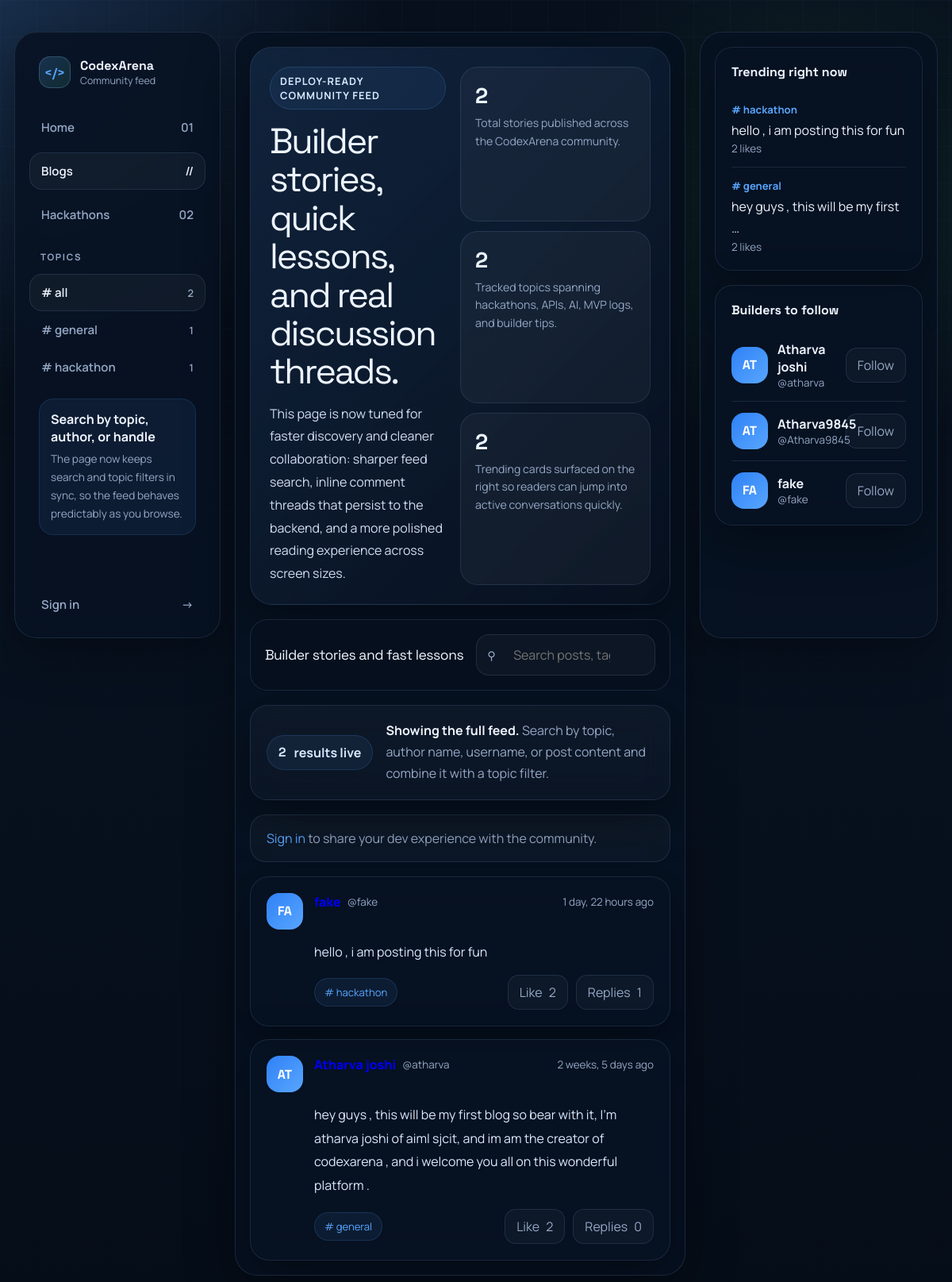
The app's page /blogs/ with its own data.
### accounts/models.py (models this page shows, shortened)
class BlogPost(models.Model):
    author     = models.ForeignKey(User, on_delete=models.CASCADE, related_name="blog_posts")
    content    = models.TextField(max_length=280)
    tag        = models.CharField(max_length=50, default="general")
    likes      = models.ManyToManyField(User, blank=True, related_name="liked_posts")
    created_at = models.DateTimeField(auto_now_add=True)
    class Meta:
        ordering = ["-created_at"]
    @property
    def likes_count(self):
        return self.likes.count()
    @property
    def comments_count(self):
        return self.comments.count()

### accounts/views.py (the view, shortened to what this page needs)
# urls.py: path("blogs/",                  views.blogs_view,      name="blogs"),
def blogs_view(request):
    search_query = request.GET.get("q", "").strip()
    active_tag = request.GET.get("tag", "all").strip().lower() or "all"
    base_posts = BlogPost.objects.select_related(
        "author",
        "author__profile",
    ).prefetch_related(
        Prefetch(
            "comments",
            queryset=BlogComment.objects.select_related("author", "author__profile"),
        )
    )
    community_posts_count = base_posts.count()
    posts = base_posts
    tags = (
        BlogPost.objects.values("tag")
        .annotate(post_count=Count("id"))
        .order_by("-post_count", "tag")
    )
    trending_posts = (
        BlogPost.objects.annotate(lc=Count("likes"))
        .order_by("-lc", "-created_at")[:3]
    )
    suggested_users = User.objects.exclude(id=request.user.id).order_by("?")[:3] \
        if request.user.is_authenticated else User.objects.order_by("?")[:3]
    user_liked_post_ids = set()
    user_following_ids  = set()
    ctx = {
        "posts":               posts,
        "tags":                tags,
        "total_posts":         community_posts_count,
        "visible_posts_count": community_posts_count,
        "search_query":        search_query,
        "active_tag":          active_tag,
        "trending_posts":      trending_posts,
        "suggested_users":     suggested_users,
        "user_liked_post_ids": user_liked_post_ids,
        "user_following_ids":  user_following_ids,
    }
    return render(request, "blogs.html", ctx)

### templates/blogs.html (shortened to what this page needs)
﻿<!doctype html>
<html lang="en">
  <head>
  </head>
  <body>
    <div class="shell">
      <aside class="sidebar">
        <a href="/" class="logo">
          <span class="logo-mark">&lt;/&gt;</span>
          <span class="logo-copy">
            <strong>CodexArena</strong>
            <span>Community feed</span>
          </span>
        </a>
        <a href="/" class="nav-item"><span>Home</span><span>01</span></a>
        <a href="/blogs/" class="nav-item active"><span>Blogs</span><span>//</span></a>
        <a href="/hackathons/" class="nav-item"><span>Hackathons</span><span>02</span></a>
        <div class="tag-label">Topics</div>
        <div id="topicList">
          <button type="button" class="sidebar-tag {% if active_tag == 'all' %}active{% endif %}" data-tag="all" onclick="setTag(this,'all')"><span># all</span><span class="tag-count" id="allTopicCount">{{ total_posts|default:"0" }}</span></button>
          {% for tag in tags %}
            <button type="button" class="sidebar-tag {% if active_tag == tag.tag %}active{% endif %}" data-tag="{{ tag.tag }}" onclick="setTag(this,'{{ tag.tag|escapejs }}')"><span># {{ tag.tag }}</span><span class="tag-count">{{ tag.post_count }}</span></button>
          {% endfor %}
        </div>
        <div style="margin:8px 12px 0;padding:14px;border-radius:18px;background:rgba(88,166,255,0.08);border:1px solid rgba(88,166,255,0.14);">
          <div style="font-weight:700;">Search by topic, author, or handle</div>
          <div style="margin-top:6px;color:var(--muted);line-height:1.7;font-size:0.85rem;">The page now keeps search and topic filters in sync, so the feed behaves predictably as you browse.</div>
        </div>
        <div style="margin-top:auto;display:grid;gap:10px;">
          {% if user.is_authenticated %}
            <div style="padding:0 14px;color:var(--muted);font-size:0.9rem;">Signed in as <strong style="color:var(--text);">{{ user.username }}</strong></div>
            <form method="POST" action="/logout/" style="width:100%;">
              {% csrf_token %}
              <button type="submit" class="nav-item"><span>Sign out</span><span>-&gt;</span></button>
            </form>
            <button type="button" class="btn-post-sidebar" onclick="focusCompose()">New Post</button>
          {% else %}
            <a href="/login/?next=/blogs/" class="nav-item"><span>Sign in</span><span>-&gt;</span></a>
          {% endif %}
        </div>
      </aside>
      <main class="feed">
        <section class="hero-panel">
          <div>
            <span class="hero-kicker">Deploy-ready community feed</span>
            <div class="hero-title">Builder stories, quick lessons, and real discussion threads.</div>
            <div class="hero-copy">This page is now tuned for faster discovery and cleaner collaboration: sharper feed search, inline comment threads that persist to the backend, and a more polished reading experience across screen sizes.</div>
          </div>
          <div class="hero-stats">
            <div class="hero-stat">
              <strong id="communityPostCount">{{ total_posts }}</strong>
              <span>Total stories published across the CodexArena community.</span>
            </div>
            <div class="hero-stat">
              <strong>{{ tags|length }}</strong>
              <span>Tracked topics spanning hackathons, APIs, AI, MVP logs, and builder tips.</span>
            </div>
            <div class="hero-stat">
              <strong>{{ trending_posts|length }}</strong>
              <span>Trending cards surfaced on the right so readers can jump into active conversations quickly.</span>
            </div>
          </div>
        </section>
        <div class="feed-header">
          <span class="feed-title">Builder stories and fast lessons</span>
          <div class="search-box">
            <span class="search-icon" aria-hidden="true">&#9906;</span>
            <input type="text" id="searchInput" value="{{ search_query }}" placeholder="Search posts, tags, builders, and handles..." />
          </div>
        </div>
        <div class="results-bar">
          <div class="result-pill">
            <strong id="visibleCount">{{ visible_posts_count }}</strong>
            <span>results live</span>
          </div>
          <div class="result-copy" id="summaryCopy"><strong>Showing the full feed.</strong> Search by topic, author name, username, or post content and combine it with a topic filter.</div>
        </div>
        {% if user.is_authenticated %}
          <section class="compose">
            <div class="compose-head">
              <div class="compose-avatar" id="composeAvatar" style="background:linear-gradient(135deg,#58a6ff,#2f81f7);">{{ user.username|slice:":2"|upper }}</div>
              <div>
                <div style="font-family:'Space Grotesk',sans-serif;font-size:1.2rem;">Share what you learned</div>
                <div style="color:var(--muted);margin-top:4px;font-size:0.9rem;">Post quick lessons, build logs, or hackathon notes for the community.</div>
              </div>
            </div>
            <div class="compose-right">
              <textarea class="compose-input" id="composeText" maxlength="280" placeholder="What did you ship, break, fix, or learn today?" rows="4" oninput="updateCharCount()"></textarea>
              <div class="compose-footer">
                <div class="compose-tags-row" id="composeTags">
                  <span style="color:var(--muted);font-size:0.85rem;">Topic</span>
                  <button type="button" class="compose-tag-pick" data-tag="hackathon" onclick="pickTag(this)">hackathon</button>
                  <button type="button" class="compose-tag-pick" data-tag="tips" onclick="pickTag(this)">tips</button>
                  <button type="button" class="compose-tag-pick" data-tag="api" onclick="pickTag(this)">api</button>
                  <button type="button" class="compose-tag-pick" data-tag="mvp" onclick="pickTag(this)">mvp</button>
                  <button type="button" class="compose-tag-pick" data-tag="ai" onclick="pickTag(this)">ai</button>
                </div>
                <div style="display:flex;align-items:center;gap:10px;">
                  <span class="char-count" id="charCount">0 / 280</span>
                  <button type="button" class="btn-publish" id="publishBtn" onclick="publishPost()">Publish</button>
                </div>
              </div>
            </div>
          </section>
        {% else %}
          <div class="compose-hint"><a href="/login/?next=/blogs/">Sign in</a> to share your dev experience with the community.</div>
        {% endif %}
        <div id="postFeed" style="display:grid;gap:16px;">
          {% for post in posts %}
            <article class="post" data-tag="{{ post.tag|lower }}" data-search="{{ post.content|lower }} {{ post.tag|lower }} {{ post.author.username|lower }} {{ post.author.get_full_name|default:post.author.username|lower }}" data-id="{{ post.id }}">
              <div class="p-head">
                <a href="/profile/{{ post.author.username }}/" class="p-av" style="background:{{ post.author.profile.avatar_gradient|default:'linear-gradient(135deg,#2f81f7,#58a6ff)' }};text-decoration:none;">{{ post.author.username|slice:":2"|upper }}</a>
                <div class="p-meta">
                  <div class="p-name-row">
                    <a href="/profile/{{ post.author.username }}/" style="text-decoration:none;"><span class="p-name">{{ post.author.get_full_name|default:post.author.username }}</span></a>
                    <span class="p-handle">@{{ post.author.username }}</span>
                    <span class="p-time">{{ post.created_at|timesince }} ago</span>
                  </div>
                </div>
              </div>
              <div class="p-text">{{ post.content }}</div>
              <div class="p-footer">
                <span class="p-tag-chip"># {{ post.tag }}</span>
                <div class="p-actions">
                  <button type="button" class="act-btn {% if post.id in user_liked_post_ids %}liked{% endif %}" onclick="toggleLike(this, {{ post.id }})">
                    <span class="act-icon">{% if post.id in user_liked_post_ids %}Liked{% else %}Like{% endif %}</span>
                    <span class="like-count">{{ post.likes_count }}</span>
                  </button>
                  <button type="button" class="act-btn comment-toggle" data-post-comments="{{ post.id }}" onclick="toggleComments(this, {{ post.id }})" aria-expanded="false"><span class="act-icon">Replies</span><span class="comment-count">{{ post.comments_count }}</span></button>
                </div>
              </div>
            </article>
          {% endfor %}
        </div>
      </main>
      <aside class="right-panel">
        <div class="panel-block">
          <h3>Trending right now</h3>
          {% for t in trending_posts %}
            <div class="trending-item" onclick="setTagByName('{{ t.tag|escapejs }}')">
              <div class="trending-tag"># {{ t.tag }}</div>
              <div class="trending-title">{{ t.content|truncatewords:8 }}</div>
              <div class="trending-count">{{ t.likes_count }} likes</div>
            </div>
          {% endfor %}
        </div>
        <div class="panel-block">
          <h3>Builders to follow</h3>
          {% for u in suggested_users %}
            <div class="who-item">
              <div class="who-avatar" style="background:{{ u.profile.avatar_gradient|default:'linear-gradient(135deg,#2f81f7,#58a6ff)' }};">{{ u.username|slice:":2"|upper }}</div>
              <div class="who-info">
                <div class="who-name">{{ u.get_full_name|default:u.username }}</div>
                <div class="who-handle">@{{ u.username }}</div>
              </div>
              <button type="button" class="btn-follow {% if u.id in user_following_ids %}following{% endif %}" onclick="toggleFollow(this, {{ u.id }})">{% if u.id in user_following_ids %}Following{% else %}Follow{% endif %}</button>
            </div>
          {% endfor %}
        </div>
      </aside>
    </div>
  </body>
</html>

### records on screen
BlogPost: tag "general", post_count "1", author.username "AT", author.username "atharva", created_at "2 weeks, 5 days", content "hey guys , this will be my first blog so bear with it, I'm atharva joshi of aiml sjcit, and im am the creator of codexarena , and i welcome you all on this wonderful platform .", shows "Like", likes_count "2", comments_count "0", content "hey guys , this will be my first …"
BlogPost: author.username "FA", author.username "fake", created_at "1 day, 22 hours", content "hello , i am posting this for fun", tag "hackathon", shows "Like", likes_count "2", comments_count "1"

### other values on screen
{{ total_posts|default:"0" }} "2"
{{ tag.tag }} "hackathon"
{{ tag.post_count }} "1"
{{ total_posts }} "2"
{{ tags|length }} "2"
{{ trending_posts|length }} "2"
{{ visible_posts_count }} "2"
{{ u.username|slice:":2"|upper }} "AT"
{{ u.get_full_name|default:u.username }} "Atharva joshi"
{{ u.username }} "atharva"
{{ u.get_full_name|default:u.username }} "Atharva9845"
{{ u.username }} "Atharva9845"
{{ u.username|slice:":2"|upper }} "FA"
{{ u.get_full_name|default:u.username }} "fake"
{{ u.username }} "fake"
